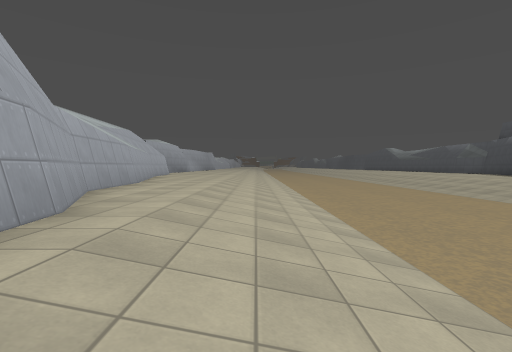
View 1 (above)

16 first-person views from a walk through a 3-D level made in the Godot game engine. The camera is 1.3 m above the floor, tilts 2° down and sees 85° across. The floor is counted in squares, 2 m on a side. Each view is taken from the middle of a square. On the plan, view 1 faces up. The plan holds only what a view shows up to about 9 squares ahead; the rest is blank. The place goes on beyond the plan. Characters and animated objects are left out. Some surface patterns are stand-ins.

View 2
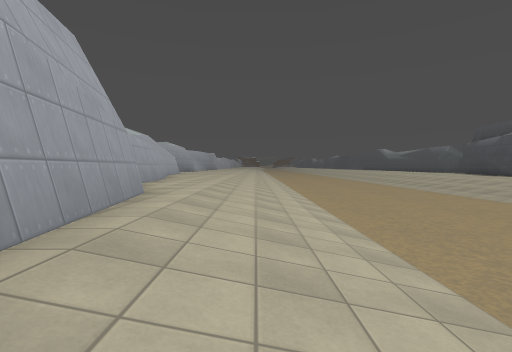

View 3
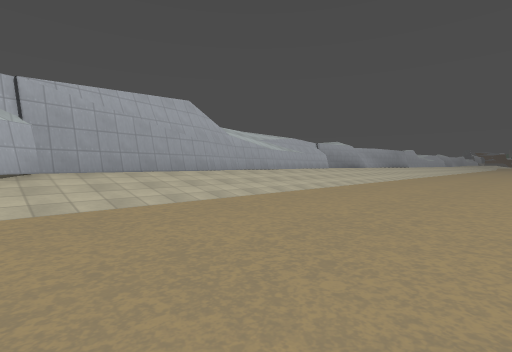

View 4
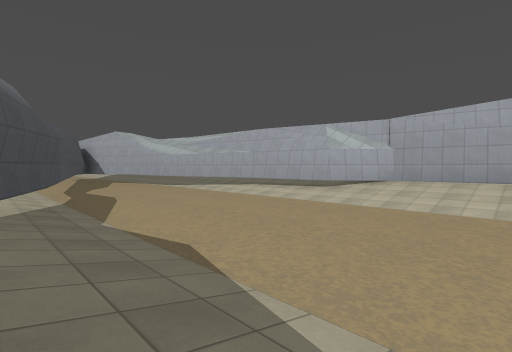

View 5
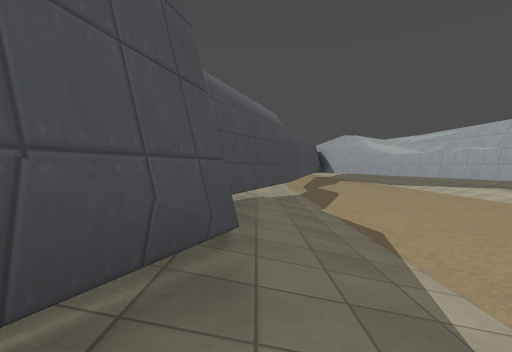

View 6
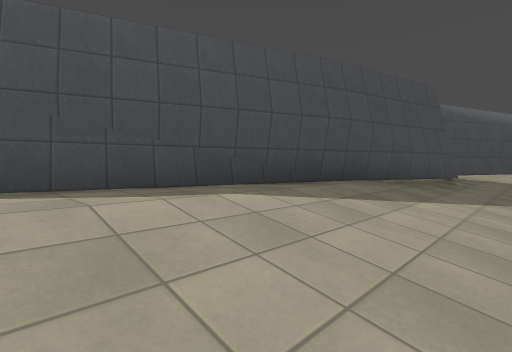

View 7
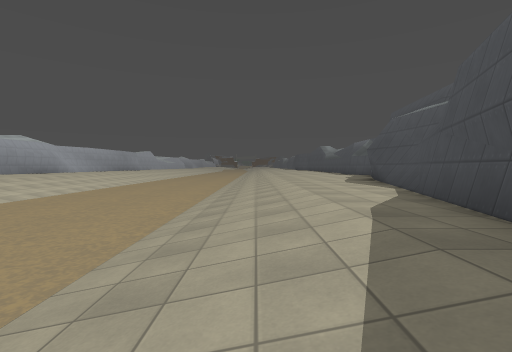

View 8
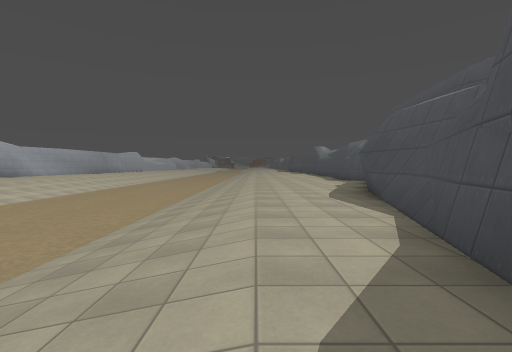

View 9
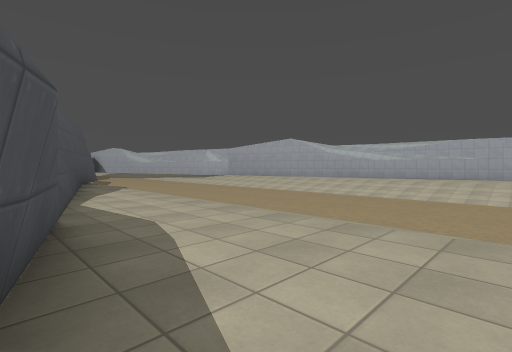

View 10
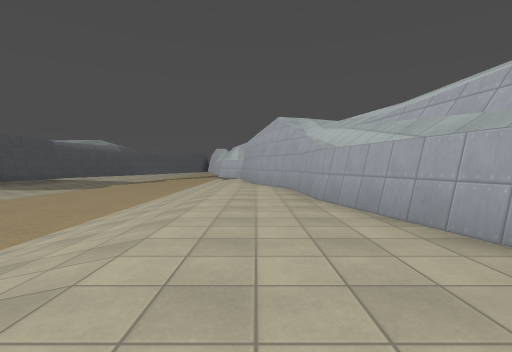

View 11
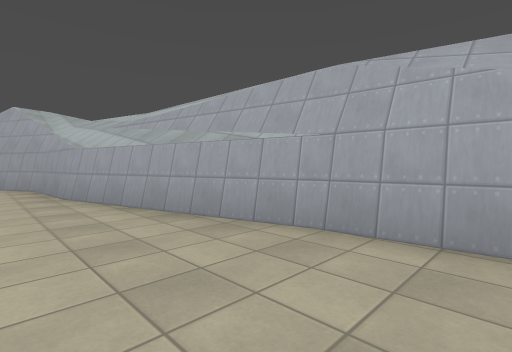

View 12
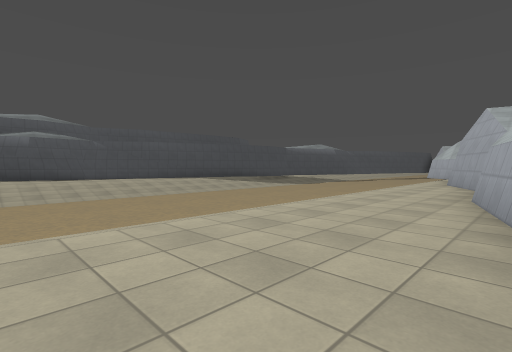

View 13
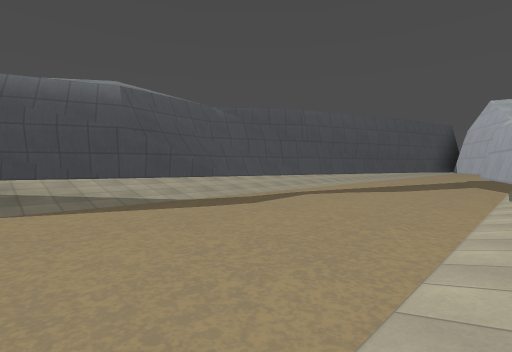

View 14
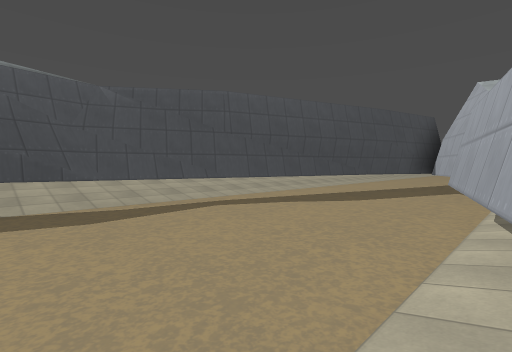

View 15
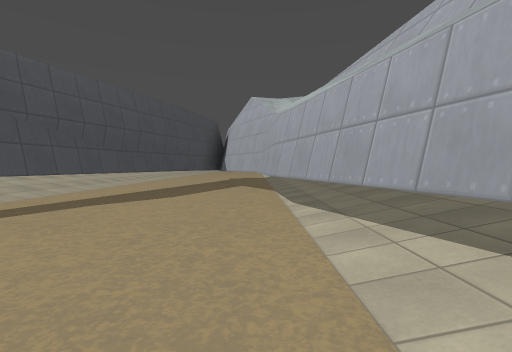

View 16
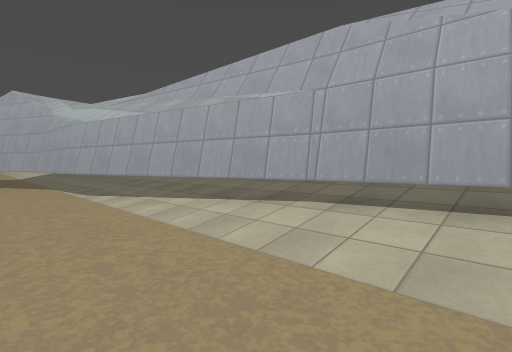

### Floor plan
Key: @ floor where view 1 was taken; # wall or solid block; . main floor; : floor 1 m higher than the main floor; / step, stairs or slope.
Columns run from 5 left of view 1 to 12 right of it. Each row starts with its distance up from view 1.
 14 #:::://.....//::::
 13 #:::://.....//:::#
 12 #:::://.....//:::#
 11 ##::://.....//:::#
 10  #::://.....//:::#
  9  #::://.....//::##
  8  #::://.....//::#
  7  #::://.....//::#
  6  ##:://.....////#
  5   #:://.....//:##
  4   #:://.....//:#
  3   ##://.....//:#
  2    #://.....//##
  1    #://.....//#
  0    #:@/.....//#
 -1    #///.....//#
 -2    ##//.....//#
 -3     #//...../##
 -4     ##/...../#
 -5      #/...../#
 -6      #/.....##
 -7      #/.....#
 -8      ##.....#
 -9       #....##
-10       #....#
-11       #....#
-12       ##...#
-13        #..##
-14        #..#
-15        #..#
-16        ####

Positions as (right, up) in squares from view 1, and headings:
1: (0, 0), facing up
2: (0, -2), facing up
3: (6, -3), facing up-left
4: (8, 1), facing down-left
5: (8, 2), facing down
6: (7, 7), facing down-right
7: (8, 3), facing up
8: (9, 5), facing up
9: (12, 14), facing down-left
10: (-2, 13), facing down
11: (-2, 14), facing down-left
12: (-4, 14), facing down-right
13: (1, -4), facing down-right
14: (1, -7), facing down-right
15: (2, -7), facing down
16: (3, -5), facing down-left
